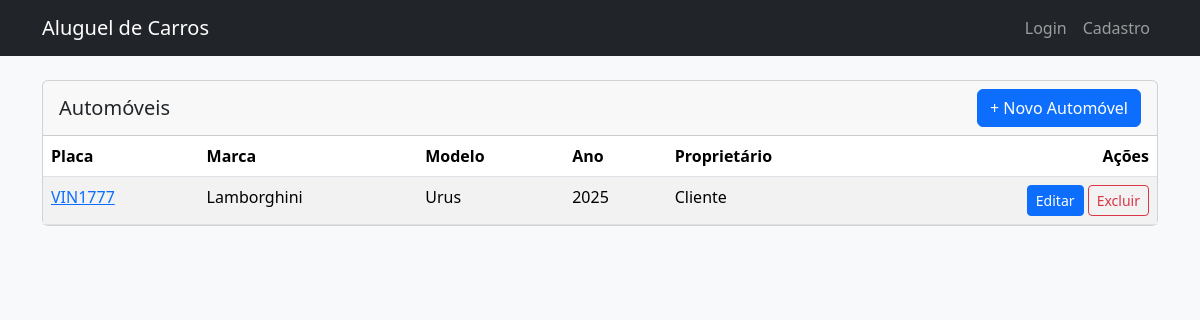
The page /automoveis/ on the database its author committed.
### automoveis/models.py (models this page shows, shortened)
class Automovel(models.Model):
    placa_validator = RegexValidator(
        regex=r'^[A-Z]{3}[0-9][A-Z0-9][0-9]{2}$',
        message='A placa deve estar no formato AAA1234 ou AAA1B34 (padrão Mercosul).'
    )
    placa = models.CharField(
        'Placa',
        max_length=7,
        unique=True,
        validators=[placa_validator],
        help_text='Formato AAA1234 ou AAA1B34'
    )
    marca = models.CharField('Marca', max_length=50)
    modelo = models.CharField('Modelo', max_length=50)
    ano = models.PositiveIntegerField('Ano')
    matricula = models.CharField('Matrícula', max_length=50, unique=True)
    content_type = models.ForeignKey(
        ContentType,
        on_delete=models.CASCADE,
        limit_choices_to=models.Q(app_label='perfis', model='perfil') | # MUDOU DE 'clientes' PARA 'perfis'
                         models.Q(app_label='agentes', model='agente'),
        verbose_name='Tipo de Proprietário'
    )
    object_id = models.PositiveIntegerField('ID do Proprietário')
    proprietario = GenericForeignKey('content_type', 'object_id')
    criado_em = models.DateTimeField('Criado em', auto_now_add=True)
    atualizado_em = models.DateTimeField('Atualizado em', auto_now=True)
    class Meta:
        verbose_name = 'Automóvel'
        verbose_name_plural = 'Automóveis'
        ordering = ['marca', 'modelo']

### perfis/models.py (models this page shows)
class Perfil(models.Model):
    TIPO_USUARIO_CHOICES = (
        ('cliente', 'Cliente'),
        ('agente', 'Agente'),
    )
    user = models.OneToOneField(User, on_delete=models.CASCADE)
    tipo = models.CharField('Tipo de Usuário', max_length=10, choices=TIPO_USUARIO_CHOICES, default='cliente')
    cpf = models.CharField('CPF', max_length=14, unique=True, null=True, blank=True)
    rg = models.CharField('RG', max_length=20, unique=True, null=True, blank=True)
    endereco = models.CharField('Endereço', max_length=200, blank=True)
    profissao = models.CharField('Profissão', max_length=80, blank=True)
    def __str__(self):
        return self.user.username

### automoveis/views.py (the view)
# urls.py: path('', views.AutomovelListView.as_view(), name='listar'),
class AutomovelListView(ListView):
    model = Automovel
    template_name = 'automoveis/automovel_list.html'
    context_object_name = 'automoveis'
    paginate_by = 10

### automoveis/templates/automoveis/automovel_list.html (shortened to what this page needs)
{% extends "base.html" %}
{% block content %}
<div class="card">
  <div class="card-header d-flex justify-content-between align-items-center">
    <h5 class="m-0">Automóveis</h5>
    <a href="{% url 'automoveis:criar' %}" class="btn btn-primary">+ Novo Automóvel</a>
  </div>
  <div class="card-body p-0">
    <table class="table table-striped table-hover mb-0">
      <thead>
        <tr>
          <th>Placa</th>
          <th>Marca</th>
          <th>Modelo</th>
          <th>Ano</th>
          <th>Proprietário</th>
          <th class="text-end">Ações</th>
        </tr>
      </thead>
      <tbody>
        {% for a in automoveis %}
        <tr>
          <td><a href="{% url 'automoveis:detalhar' a.pk %}">{{ a.placa }}</a></td>
          <td>{{ a.marca }}</td>
          <td>{{ a.modelo }}</td>
          <td>{{ a.ano }}</td>
          <td>{{ a.proprietario }}</td>
          <td class="text-end">
            <a class="btn btn-sm btn-primary" href="{% url 'automoveis:editar' a.pk %}">Editar</a>
            <a class="btn btn-sm btn-outline-danger" href="{% url 'automoveis:excluir' a.pk %}">Excluir</a>
          </td>
        </tr>
        {% empty %}
        <tr><td colspan="6" class="text-center p-4">Nenhum automóvel cadastrado.</td></tr>
        {% endfor %}
      </tbody>
    </table>
  </div>
</div>
{% endblock %}

### rows shown on the page
Automovel: placa "VIN1777", marca "Lamborghini", modelo "Urus", ano "2025", proprietario "Cliente"
